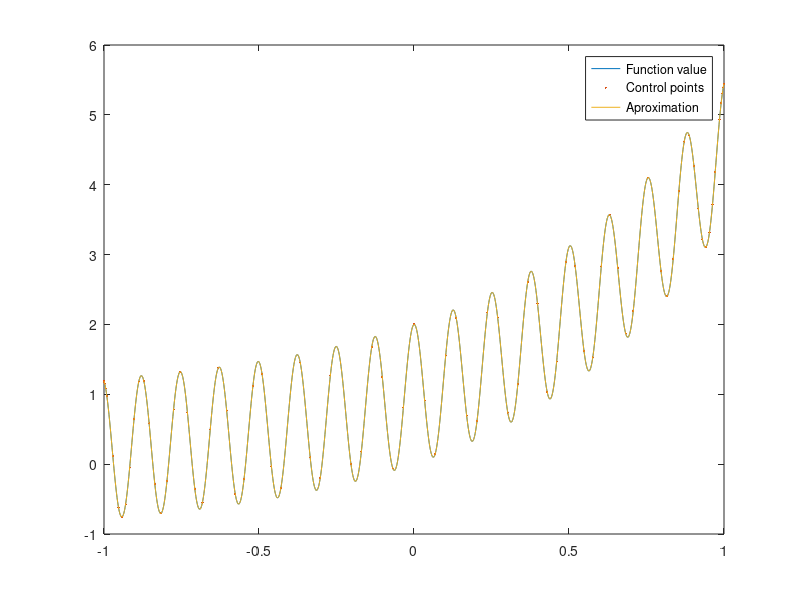

The MATLAB source for this figure:
clc
clear all;
close all;
%----------------Simulate data-------------------------%
% functional model
%f=@(x) cos(20*x) + exp(1.5*x);
f=@(x) cos(50*x) + exp(1.5*x);
%initial value of polynomial degree
p=80;
%vector for plotting the original function
x_print = linspace(-1,1,1000);
x_print = x_print';
y_print = f(x_print);
%vector for evaluating the approxiamation

 figure(2)
 plot(x_print,y_print,'Markersize',5)

hold on

%adjusting the polynomial degree
%initialise parameters
accuracy=10^-17;
coef=inf;
%while min(abs(coef))> accuracy
sigma = zeros(14,1);
last = inf;
while last > accuracy
j = 0:p;
xfft = cos(j*pi/p)';%the chebyshev points
yfft = f(xfft);     %the associate y values
udv = [yfft;yfft(end-1:-1:2)]; %fill the rest area on the unit disk
fc = real(fft(udv)); %fft
coef = (fc(1:p+1))/p;
coef(1) = coef(1)/2;
coef(end) = coef(end)/2;%calculate the coefficients
last = abs(coef(end));
p=p+1;
end
yp_d = zeros(size(x_print));
for i = 0:p-1
   yp_d = yp_d + coef(i+1)*cos(i*acos(x_print));
end
  num_pts=p; %number of points 
x=linspace(0,pi,num_pts)';
x = -cos(x);%chebyshev points
y = f(x); 
figure(2)
plot(x,y,'.','Markersize',5)
hold on
figure(2)
plot(x_print,yp_d,'Markersize',5)
legend('Function value','Control points','Aproximation')
